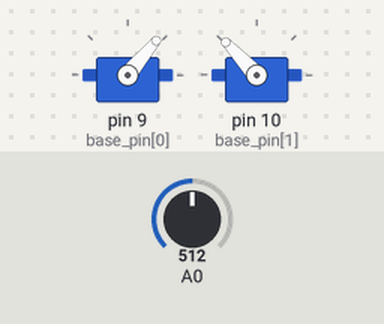
Bench run of a program on a simulated Arduino Uno, built with avr-gcc and run on an emulated ATmega328P. On the bench: 2 × servo. The test bench sets the inputs (shaded band); at power-on: A0 = 512. What the program prints to the serial monitor is not drawn.

Above: at 26.96 s.
Timing chart, 0 to 40.0 s (numbered marks = the images above):
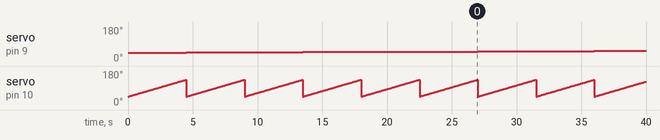

The program:

main.cpp
```cpp
#include <Arduino.h>
#include <Servo.h>

void innerServoHold(unsigned long holdDuration);
void outerServoHold(unsigned long holdDuration);
void gatherData();
void printData();

Servo servo[2];  // create servo object to control a servo
int base_pin[2] = {9, 10};
int spos[2] = {0,0};    // variable to store the servo position
int a_limit = 90; // Angle limit of the servo
int offset = 45;
unsigned long duration = 50;
bool updated[2] = {false, false};

int count, total = 0;
int rolling[10]; // Rolling average things
float avg;

int anVal = 0; // Analog read value

unsigned long lastTime[2] = {0, 0};
void setup() {
		Serial.begin(9600);
		servo[0].attach(base_pin[0]);
		servo[1].attach(base_pin[1]);

		// Initialize the rolling average list as zero list
		for(count = 0; count < 10; count++) {
				rolling[count] = 0;
		}
		count = 0;
}

void loop() {
		innerServoHold(duration);
		if(updated[0]) {
				spos[0] = (spos[0]+1)%a_limit;
				updated[0] = false;
		}
}

void innerServoHold(unsigned long holdDuration) {
		if (millis() - lastTime[0] < holdDuration * a_limit) {
				servo[0].write(spos[0]+offset);
				outerServoHold(holdDuration);
				if(updated[1]) {
						spos[1] = (spos[1]+1)%a_limit;
						updated[1] = false;
				}
		}
		else {
				printData();
				lastTime[0] = millis();
				updated[0] = true;
		}
}

void outerServoHold(unsigned long holdDuration) {
		if (millis() - lastTime[1] < holdDuration) {
				servo[1].write(spos[1]+offset);
				gatherData();
		}
		else {
				printData();
				lastTime[1] = millis();
				updated[1]=true;
		}
}

void gatherData() {
		anVal = analogRead(A0);
		total -= rolling[count];
		total += anVal;
		rolling[count] = anVal;
		avg = total/10.0;
		// Serial.println(anVal);
		count = (count+1)%10;
}

void printData() {
		String delim = ",";
		String s = spos[0]+delim+spos[1]+delim+avg;
		Serial.println(s);
}
```

Measured:
- by itself, servo on pin 9 (base_pin[0]): moves from 45° to 53° over 31.5 s
- by itself, servo on pin 10 (base_pin[1]): ramps from 45° to 134° and jumps back, once every 4.5 s
